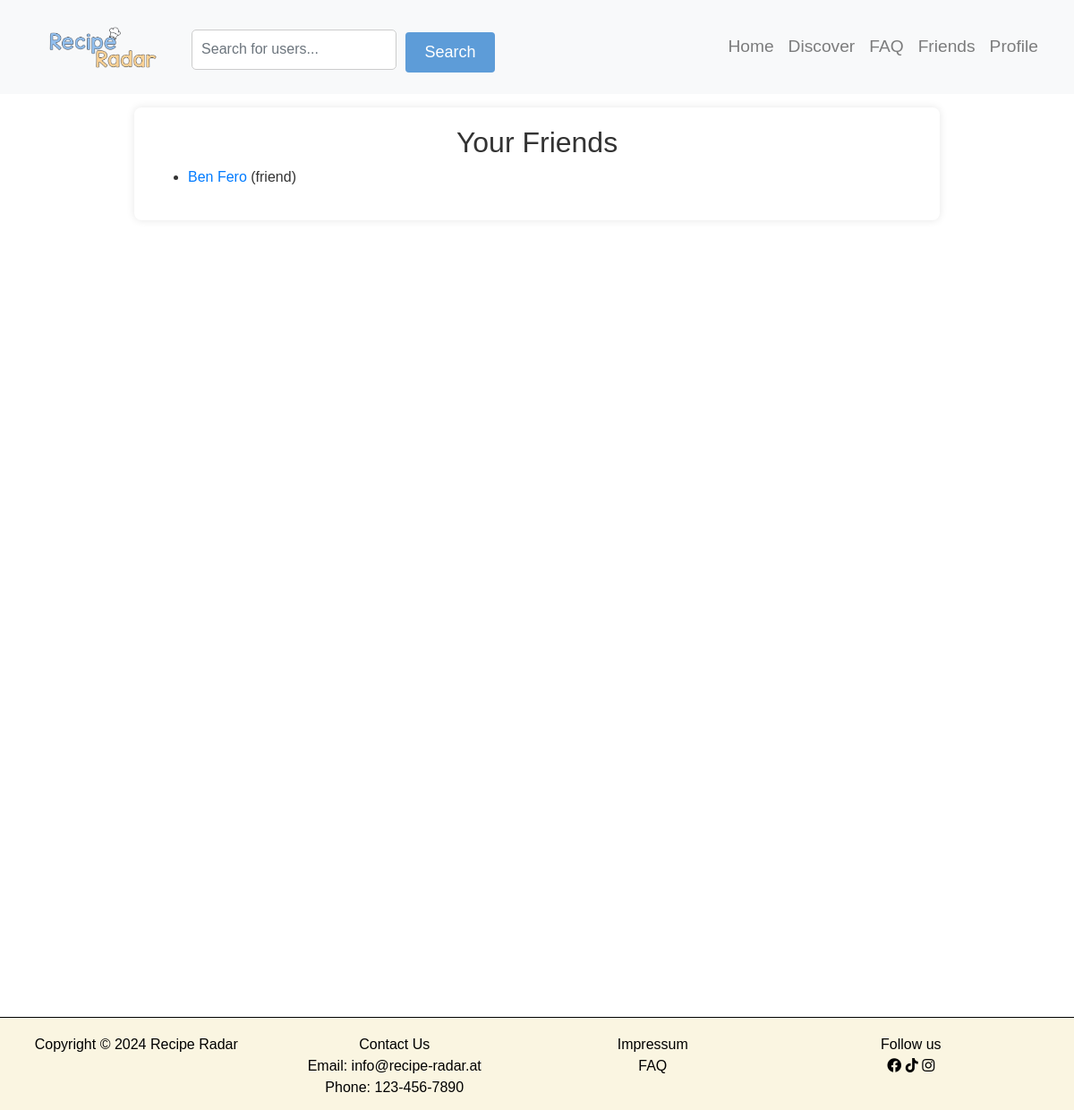
The app's page /friends.php (signed in), older data.
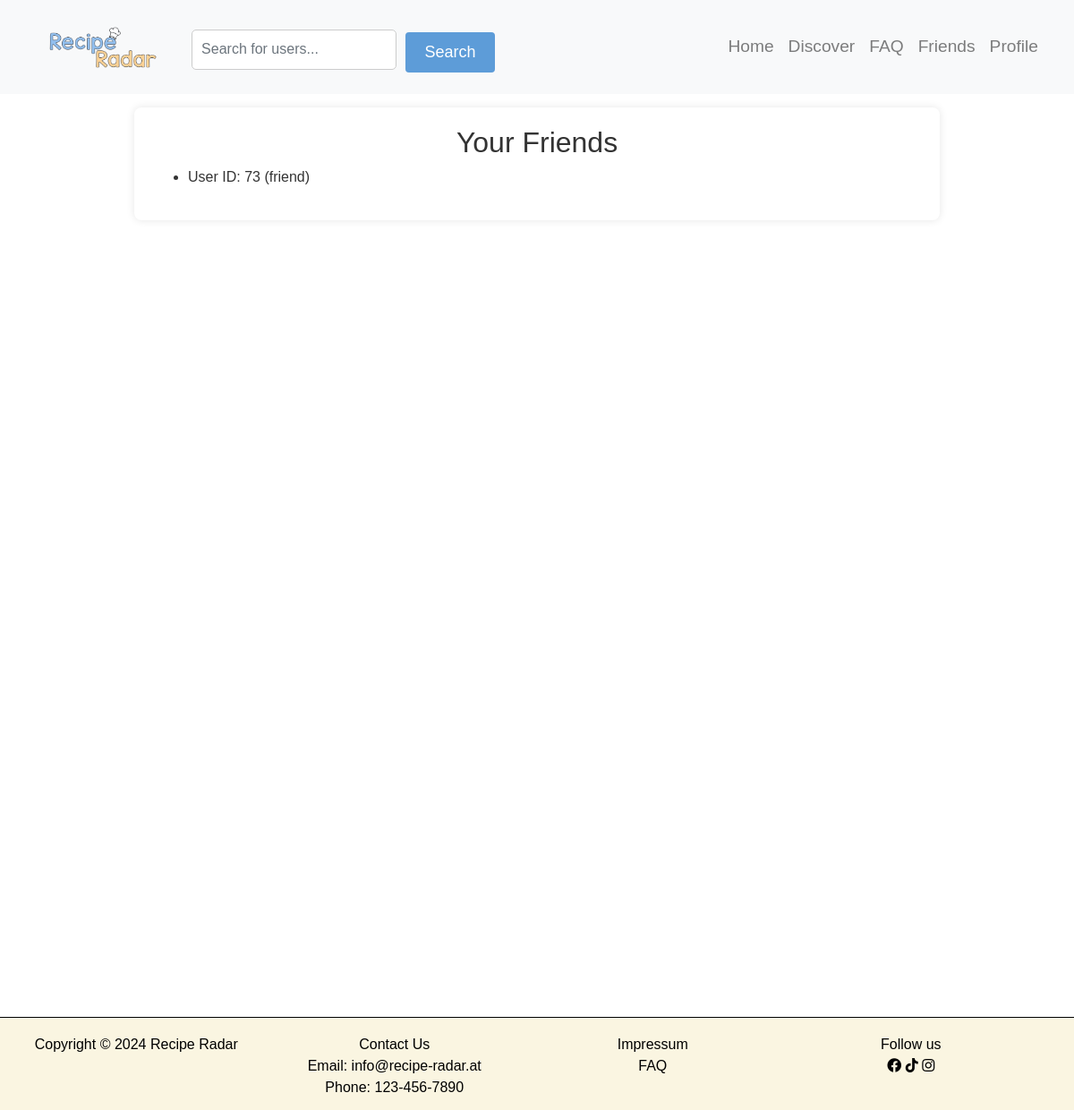
The same page, newer data.
### tables this page shows
CREATE TABLE `users` (
  `userID` int(20) NOT NULL,
  `type` text NOT NULL DEFAULT 'normal',
  `salutation` varchar(50) DEFAULT NULL,
  `firstName` varchar(50) NOT NULL,
  `middleName` varchar(50) DEFAULT NULL,
  `lastName` varchar(50) NOT NULL,
  `userName` varchar(30) NOT NULL,
  `email` varchar(100) NOT NULL,
  `password` varchar(255) NOT NULL,
  `birthDate` date NOT NULL,
  `profilePicture` varchar(255) DEFAULT NULL
);

### services/friends_service.php (called while the page is built, shortened)
<?php
require 'config/db_connect.php';
$currentUserID = $_SESSION['currentSession']['userID'];
$sqlFollowers = "
    SELECT
        relationFrom AS followerID, type
    FROM relations
    WHERE relationTo = ? OR (relationTo = ? AND relationFrom = ?)
";
$stmtFollowers = $conn->prepare($sqlFollowers);
$stmtFollowers->bind_param("iii", $currentUserID, $currentUserID, $currentUserID);
$stmtFollowers->execute();
$resultFollowers = $stmtFollowers->get_result();
$followers = [];
while ($row = $resultFollowers->fetch_assoc()) {
    $followers[] = ['id' => $row['followerID'], 'type' => $row['type']];
}
?>

### components/friends_form.php (the view, shortened to what this page needs)
<?php
include 'services/friends_service.php';
?>
<h2 style="text-align: center;">Your Friends</h2>
<?php if (!empty($followings) || !empty($followers)) : ?>
    <ul>
        <?php foreach ($followers as $follower) : ?>
            <li>
                <?php
                $friendQuery = "SELECT firstName, lastName FROM users WHERE userID = ?";
                $friendStmt = $conn->prepare($friendQuery);
                $friendStmt->bind_param("i", $follower['id']);
                $friendStmt->execute();
                $friendResult = $friendStmt->get_result();
                if ($friendResult && $friendResult->num_rows > 0) {
                    $friendData = $friendResult->fetch_assoc();
                    echo '<a href="profile.php?userID=' . $follower['id'] . '">' . htmlspecialchars($friendData['firstName'] . ' ' . $friendData['lastName']) . '</a> (' . htmlspecialchars($follower['type']) . ')';
                } else {
                    echo "User ID: " . htmlspecialchars($follower['id']) . ' (' . htmlspecialchars($follower['type']) . ')';
                }
                ?>
            </li>
        <?php endforeach; ?>
    </ul>
<?php else : ?>
    <p>You have no friends in your list.</p>
<?php endif; ?>

Row changes from the older to the newer data that the page shows:
removed users: firstName+lastName "Ben Fero"
Text that changed along with them:
new list line: "User ID: 73 ( friend )"
list line gone: "( friend )"
